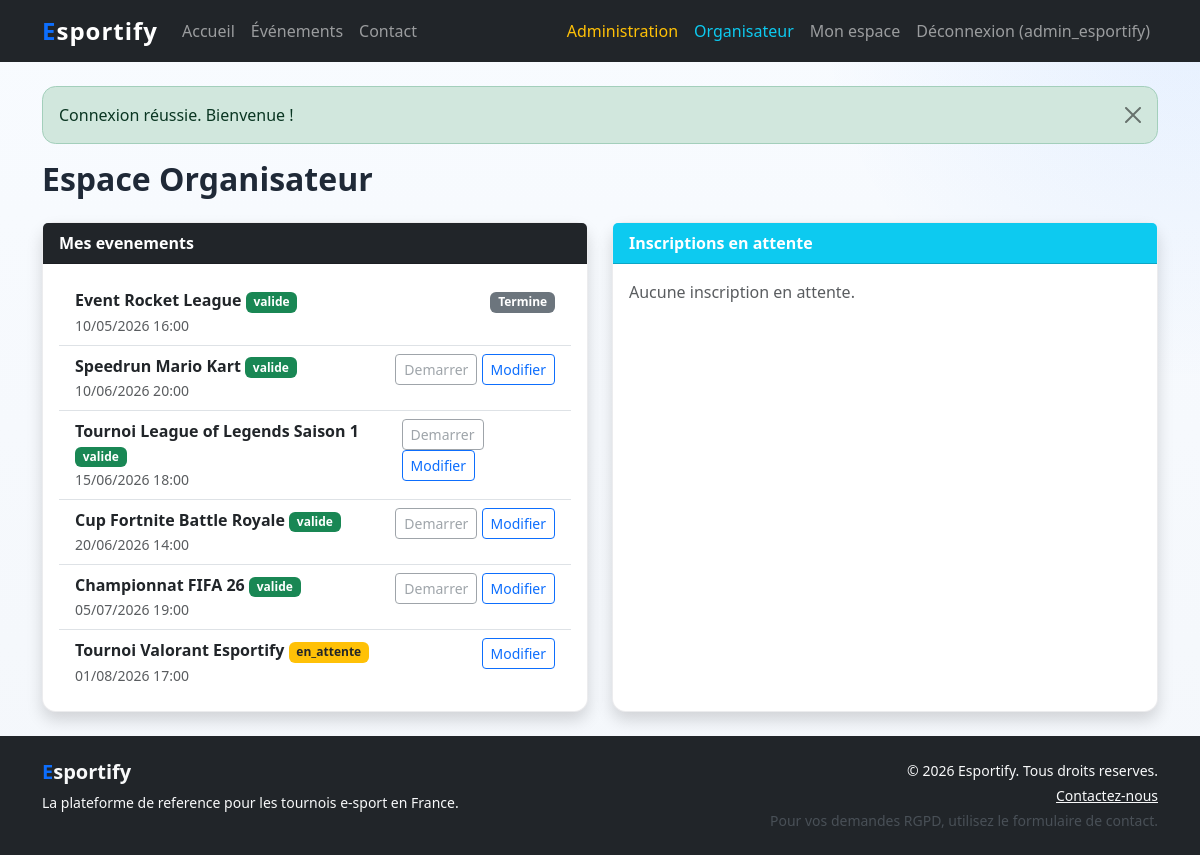
The page /public/organizer.php (signed in) on the database its author committed.
### tables this page shows
CREATE TABLE events (
    id INT AUTO_INCREMENT PRIMARY KEY,
    title VARCHAR(150) NOT NULL,
    description TEXT,
    max_players INT NOT NULL DEFAULT 10,
    start_date DATETIME NOT NULL,
    end_date DATETIME NOT NULL,
    organizer_id INT NOT NULL,
    image_url VARCHAR(255) NULL,
    status ENUM('en_attente', 'valide', 'non_valide', 'suspendu') DEFAULT 'en_attente',
    visible TINYINT(1) DEFAULT 0,
    started TINYINT(1) DEFAULT 0,
    started_at DATETIME NULL,
    created_at DATETIME DEFAULT CURRENT_TIMESTAMP,
    updated_at DATETIME DEFAULT CURRENT_TIMESTAMP ON UPDATE CURRENT_TIMESTAMP,
    FOREIGN KEY (organizer_id) REFERENCES users(id) ON DELETE CASCADE,
    INDEX idx_status (status),
    INDEX idx_visible (visible),
    INDEX idx_start_date (start_date),
    INDEX idx_organizer (organizer_id)
);

### public/organizer.php (the view, shortened to what this page needs)
<?php
require_once __DIR__ . '/../includes/functions.php';
$organizerId = (int)$_SESSION['user_id'];
if (isAdmin()) {
    $eventsStmt = $pdo->prepare("SELECT * FROM events ORDER BY start_date ASC");
    $eventsStmt->execute();
} else {
    $eventsStmt = $pdo->prepare("SELECT * FROM events WHERE organizer_id = :organizer_id ORDER BY start_date ASC");
    $eventsStmt->execute([':organizer_id' => $organizerId]);
}
$events = $eventsStmt->fetchAll();
if (isAdmin()) {
    $pendingRegistrationsStmt = $pdo->prepare(
        "SELECT er.id, er.status, er.user_id, e.id AS event_id, e.title AS event_title, u.pseudo AS user_pseudo
         FROM event_registrations er
         JOIN events e ON er.event_id = e.id
         JOIN users u ON er.user_id = u.id
         WHERE er.status = 'en_attente'"
    );
    $pendingRegistrationsStmt->execute();
}
$pendingRegs = $pendingRegistrationsStmt->fetchAll();
require_once __DIR__ . '/../includes/header.php';
?>
<h2 class="fw-bold mb-4">Espace Organisateur</h2>
<div class="row g-4">
    <div class="col-md-6">
        <div class="card shadow h-100">
            <div class="card-header bg-dark text-white fw-bold">Mes evenements</div>
            <div class="card-body">
                <?php if (empty($events)): ?>
                    <p class="text-muted">Aucun evenement.</p>
                <?php else: ?>
                    <ul class="list-group list-group-flush">
                        <?php foreach ($events as $event): ?>
                            <li class="list-group-item">
                                <div class="d-flex justify-content-between align-items-start">
                                    <div>
                                        <strong><?= e($event['title']) ?></strong>
                                        <span class="badge bg-<?= $event['status'] === 'valide' ? 'success' : ($event['status'] === 'en_attente' ? 'warning text-dark' : 'danger') ?>">
                                            <?= e($event['status']) ?>
                                        </span><br>
                                        <small class="text-muted"><?= date('d/m/Y H:i', strtotime($event['start_date'])) ?></small>
                                    </div>
                                    <div>
                                        <?php if (strtotime($event['end_date']) < time()): ?>
                                            <span class="badge bg-secondary">Termine</span>
                                        <?php elseif (!empty($event['started'])): ?>
                                            <span class="badge bg-success">En cours</span>
                                        <?php elseif ($event['status'] === 'valide'): ?>
                                            <?php if (time() >= (strtotime($event['start_date']) - 1800) && time() <= strtotime($event['end_date'])): ?>
                                                <a href="index.php?page=organizer&action=start&event_id=<?= (int)$event['id'] ?>&csrf=<?= csrfToken() ?>" class="btn btn-sm btn-success">Demarrer</a>
                                            <?php else: ?>
                                                <button class="btn btn-sm btn-outline-secondary" disabled title="Demarrage possible 30 min avant le debut">Demarrer</button>
                                            <?php endif; ?>
                                        <?php endif; ?>
                                        <?php if (strtotime($event['start_date']) > time()): ?>
                                            <a href="index.php?page=organizer&edit=<?= (int)$event['id'] ?>" class="btn btn-sm btn-outline-primary">Modifier</a>
                                        <?php endif; ?>
                                    </div>
                                </div>
                            </li>
                        <?php endforeach; ?>
                    </ul>
                <?php endif; ?>
            </div>
        </div>
    </div>
    <div class="col-md-6">
        <div class="card shadow h-100">
            <div class="card-header bg-info text-white fw-bold">Inscriptions en attente</div>
            <div class="card-body">
                <?php if (empty($pendingRegs)): ?>
                    <p class="text-muted">Aucune inscription en attente.</p>
                <?php endif; ?>
            </div>
        </div>
    </div>
</div>
<?php require_once __DIR__ . '/../includes/footer.php'; ?>

### assets/css/style.css (style rules this page uses)
:root { --app-bg: #f4f7fb; --app-surface: #ffffff; --app-text: #1f2937; --app-muted: #64748b; --app-primary: #0d6efd; --app-primary-hover: #0b5ed7; --app-dark: #111827; --app-border: rgba(15, 23, 42, 0.08); --app-focus: #005fcc; }
html, body { height: 100%; }
body { display: flex; flex-direction: column; font-family: "Segoe UI", Tahoma, Geneva, Verdana, sans-serif; color: var(--app-text); background: radial-gradient(circle at top right, rgba(13, 110, 253, 0.08), transparent 24rem), linear-gradient(180deg, #f8fbff 0%, var(--app-bg) 100%); }
.card { border: 1px solid var(--app-border); border-radius: 0.85rem; background: var(--app-surface); box-shadow: 0 14px 32px rgba(15, 23, 42, 0.06); }

### rows shown on the page
events: title "Event Rocket League", status "valide", start_date "10/05/2026 16:00", shows "Termine"
events: title "Speedrun Mario Kart", status "valide", start_date "10/06/2026 20:00", started "Demarrer"
events: title "Tournoi League of Legends Saison 1", status "valide", start_date "15/06/2026 18:00", started "Demarrer"
events: title "Cup Fortnite Battle Royale", status "valide", start_date "20/06/2026 14:00", started "Demarrer"
events: title "Championnat FIFA 26", status "valide", start_date "05/07/2026 19:00", started "Demarrer"
events: title "Tournoi Valorant Esportify", status "en_attente", start_date "01/08/2026 17:00"

### other values the page prints
$_SESSION['user_pseudo'] "admin_esportify"
$text "Connexion réussie. Bienvenue !"
